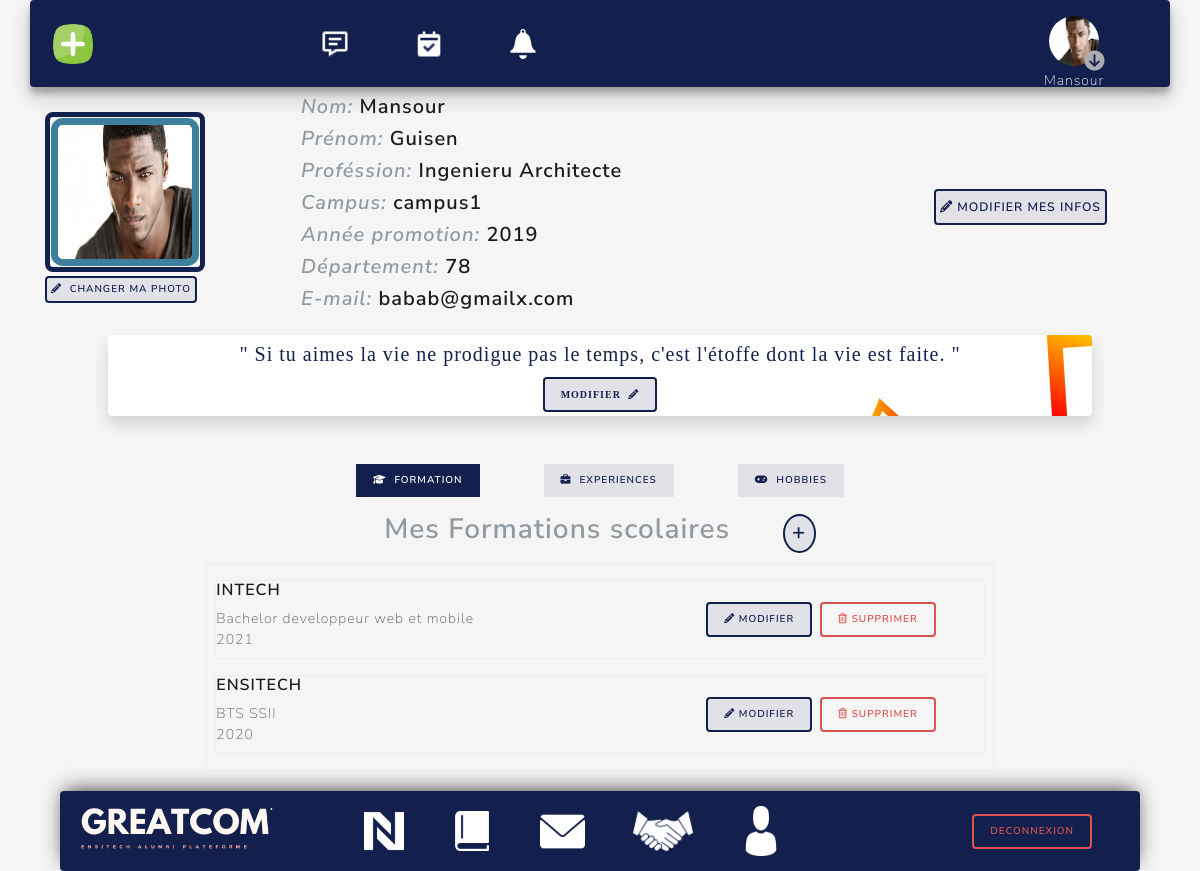
The app's page /vue/profil.php (signed in) with its own data.
### tables this page shows
CREATE TABLE IF NOT EXISTS `utilisateur` (
  `id` int(30) NOT NULL AUTO_INCREMENT,
  `Photo` text,
  `Nom` varchar(255) DEFAULT NULL,
  `Prenom` varchar(255) DEFAULT NULL,
  `Mail` varchar(255) DEFAULT NULL,
  `Departement` int(11) DEFAULT NULL,
  `Annee_promotion` int(10) DEFAULT NULL,
  `profession` varchar(255) DEFAULT NULL,
  `campus` varchar(255) DEFAULT NULL,
  `Zone_de_texte` longtext,
  `Loginn` varchar(50) DEFAULT NULL,
  `Mdp` varchar(50) DEFAULT NULL,
  `Typee` enum('standard','admin') DEFAULT NULL,
  PRIMARY KEY (`id`)
);

CREATE TABLE IF NOT EXISTS `cursusscolaire` (
  `id` int(35) NOT NULL AUTO_INCREMENT,
  `id_user` int(35) NOT NULL,
  `annee` int(35) NOT NULL,
  `formation` varchar(255) NOT NULL,
  `etablissement` varchar(255) NOT NULL,
  PRIMARY KEY (`id`)
);

### vue/profil.php (the view, shortened to what this page needs)
<!DOCTYPE html>
<html lang="fr">
<head>
    <link rel="stylesheet" href="https://cdn.jsdelivr.net/npm/bootswatch@4.5.2/dist/lux/bootstrap.min.css">
    <link rel="stylesheet" href="../styles/designY.css">
</head>
<body>
    <?php
    include_once('../partials/header.php');
    ?>
    <div class="container">
        <div class="  d-flex justify-content-start align-items-center mt-2">
            <div class=" flex-column">
                <div class="contien_img_profil  mr-5">
                    <img src="<?= $profil_user_connect ?>" alt="profil user" class="img-fluid  imgProfilUIser" />
                </div>
                <span class=" btn p-1 rounded btn-sm Mbouton mt-1" data-toggle="modal" data-target="#modal_update_profil">
                    <i class="fas fa-pencil-alt mr-1"></i> changer ma photo</span>
            </div>
            <div class="data_infos_user  d-flex flex-column  ml-5">
                <?php
                $stmt = $db->prepare("SELECT * FROM `utilisateur` where `id`= :id_utlisateur ");
                $stmt->bindParam(':id_utlisateur', $id_user_conecter);
                $stmt->execute();
                $colonne = $stmt->fetch();
                $nom = $colonne['Nom'];
                $prenom = $colonne['Prenom'];
                $promotion = $colonne['Annee_promotion'];
                $campus = $colonne['campus'];
                $profession = $colonne['profession'];
                $citation = $colonne['Zone_de_texte'];
                $departement = $colonne['Departement'];
                $mail = $colonne['Mail'];
                ?>
                <span class="h4 text-fluid"><i class="text-muted">Nom:</i> <?= $nom ?></span>
                <span class="h4 text-fluid"><i class="text-muted">Prénom: </i><?= $prenom ?></span>
                <span class="h4 text-fluid"><i class="text-muted">Proféssion:</i> <?= $profession ?></span>
                <span class="h4 text-fluid"><i class="text-muted"> Campus: </i><?= $campus ?></span>
                <span class="h4 text-fluid"><i class="text-muted"> Année promotion:</i> <?= $promotion ?></span>
                <span class="h4 text-fluid"><i class="text-muted"> Département:</i> <?= $departement ?></span>
                <span class="h4 text-fluid"><i class="text-muted"> E-mail:</i> <?= $mail ?></span>
            </div>
            <span class="ml-auto mr-5 btn p-1 rounded Mbouton " id="btn_mofier_user_infos" data-toggle="modal" data-target="#modal_new_memeber"><i class="fas fa-pencil-alt mr-1"> </i>Modifier mes infos</span>
        </div>
        <div class="container ">
            <p class="text-center text-fluid mt-3 mx-5 mb-5 p-1 shadow rounded macitation">
                " <?= $citation ?> " <br>
                <span class="btn btn-sm  Mbouton mt-2 rounded update_citation" data-toggle="modal" data-target="#modal_update_citation">Modifier <i class="fas fa-pencil-alt ml-1"> </i></span>
            </p>
            <div class="d-flex justify-content-center align-items-center ">
                <span class="h4 mr-3  boutonAllBlue btn btn-outline btn-sm item_active_Profil  btn_formation_user"> <i class="fas fa-graduation-cap mr-2"></i>FORMATION</span>
                <span class="h4 mx-5  boutonAllBlue btn btn-outline btn-sm btn_experience_user "><i class="fas fa-briefcase mr-2"></i>EXPERIENCES</span>
                <span class="h4 ml-3 boutonAllBlue btn btn-outline btn-sm btn_hobbie_user"><i class="fas fa-gamepad mr-2"></i>HOBBIES</span>
            </div>
            <div class="container">
                <div class="MesFormations  communeClass d-flex flex-column justify-content-center align-items-center pt-2  ">
                    <div>
                        <span class="text-muted h2 mr-5"> Mes Formations scolaires</span>
                        <span class="Mbouton p-2 rounded-circle ajoutTruc" data-toggle="modal" data-target="#modal_add_formation"> <i class="fas fa-plus"></i></span>
                    </div>
                    <div class=" d-flex w-75 mx-auto border mt-3 p-2 flex-column ">
                        <?php
                        $stmt = $db->prepare("SELECT * FROM `cursusscolaire` where `id_user`= :id_utlisateur ORDER BY annee DESC ");
                        $stmt->bindParam(':id_utlisateur', $id_user_conecter);
                        $stmt->execute();
                        $cursus = $stmt->fetchAll();
                        if ($cursus) {
                            foreach ($cursus as $row => $colonne) {
                                $annee = $colonne['annee'];
                                $formation = $colonne['formation'];
                                $etablissement = $colonne['etablissement'];
                        ?>
                                <div class=" d-flex justify-content-center align-items-center my-2 border">
                                    <div class=" d-flex flex-column  mb-2 w-50 ">
                                        <b class="h5"><?= $etablissement ?></b>
                                        <span><?= $formation ?></span>
                                        <span><?= $annee ?> </span>
                                    </div>
                                    <div class="d-flex  justify-content-center align-items-center ml-auto mr-5">
                                        <span class="btn btn-outline-info btn-sm mr-2 rounded Mbouton btn_update_formation" data-toggle="modal" data-target="#modal_update_formation"> <i class="fas fa-pencil-alt"> </i> Modifier </span>
                                        <span class="btn btn-outline-danger btn-sm rounded btn_delete_formation" data-toggle="modal" data-target="#delete_formation_modal"><i class="far fa-trash-alt"></i> Supprimer </span>
                                    </div>
                                </div>
                            <?php
                            }
                        } else {
                            ?>
                            <span class="text-muted h4 text-center"> aucune formtion ajoutée</span>
                        <?php
                        }
                        ?>
                    </div>
                </div>
            </div>
        </div>
    </div>
    <?php
    include_once("../partials/footer.php");
    ?>
</body>
</html>

### partials/header.php (shortened to what this page needs)
<?php
include_once("connectBDD.php");
$id_user_conecter = $_SESSION['id'];
$stmt = $db->prepare("SELECT * FROM `utilisateur` where `id`= :id_utlisateur ");
$stmt->bindParam(':id_utlisateur', $id_user_conecter);
$stmt->execute();
$colonne = $stmt->fetch();
$name_user_connect = $colonne['Nom'];
$profil_user_connect = $colonne['Photo'];
?>
<div class="container  w-100  d-flex  entete backgroundFirstPlan rounded">
    <div class="d-flex  w-100 p-2  justify-content-center align-items-center" id="mainNav">
        <img src="../images/logos/addPOST.png" data-toggle="modal" data-target="#staticBackdrop" type="button" alt="..." class="img-fluid btnPoster  " style="width:40px; height:40px" />
        <div class="w-50 d-flex lesIconDeHeader ">
            <span class=" p-2  rounded notifUser notifSMS " type="button">
                <img src="../images/ressourcesLogo/sms.png" alt="..." class="linkImageH img-fluid" style="width:30px" />
            </span>
            <span class=" p-2  mx-5 rounded  notifUser notifEVE " type="button">
                <img src="../images/ressourcesLogo/calendrier.png" alt="..." class="img-fluid linkImageH" style="width:30px" />
            </span>
            <span class=" p-2  rounded  notifUser notifAUtre " type="button">
                <img src="../images/ressourcesLogo/notificationL.png" alt="..." class="img-fluid linkImageH" style="width:30px" />
            </span>
        </div>
        <div class="btn_user_profil my-auto ml-auto  d-flex  flex-column justify-content-center align-items-center mr-5" type="button">
            <img src=" <?= $profil_user_connect; ?>" class=' img-fluid profil-post' alt='...'>
            <span class="text-light mt-1"> <?= $name_user_connect ?></span>
            <i class="fas fa-arrow-circle-down"></i>
        </div>
    </div>
</div>

### styles/designY.css (style rules this page uses)
body { background: whitesmoke !important; }
.backgroundFirstPlan { background: #13204d !important; }
.profil-post { max-width: 50px !important; border-radius: 50%; }
.btn_user_profil { width: 50px; }
.entete { height: 87px !important; box-shadow: rgba(0, 0, 0, 0.19) 0px 10px 20px, rgba(0, 0, 0, 0.23) 0px 6px 6px; }
.lesIconDeHeader { margin-left: 20% !important; }
.notifUser { position: relative; }
.btn_user_profil>i { margin-top: -40px; margin-left: 42px !important; font-size: 20px; color: #d7d8dd; filter: brightness(80%); }
.Mbouton { border: 2px solid #13204d !important; background: rgb(226, 225, 231) !important; color: #13204d !important; }
.boutonAllBlue { background: rgb(226, 225, 231) !important; color: #13204d !important; }
.contien_img_profil { max-width: 10rem !important; max-height: 15rem !important; border-radius: 5%; border: 5px solid #13204d; padding: 1px !important; }
.imgProfilUIser { border-radius: 8%; border: 7px solid #3d809d; }
.item_active_Profil { color: white !important; background: #13204d !important; }
.macitation, .bacgkroundBouge { background-color: #ffffff; background-attachment: fixed; background-size: cover; color: #13204d; font-size: 20px; font-family: 'Times New Roman', Times, serif; }

### records on screen
utilisateur: Photo (picture), Nom "Mansour", Prenom "Guisen", profession "Ingenieru Architecte", campus "campus1", Annee_promotion "2019", Departement "78", Mail "babab@gmailx.com", Zone_de_texte "Si tu aimes la vie ne prodigue pas le temps, c'est l'étoffe dont la vie est faite."
cursusscolaire: etablissement "INTECH", formation "Bachelor developpeur web et mobile", annee "2021"
cursusscolaire: etablissement "ENSITECH", formation "BTS SSII", annee "2020"
